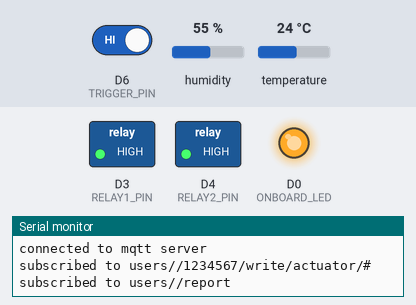
Simulated run of this sketch. Board: ESP8266 (NodeMCU). On the bench: switched loads named in the sketch (green lamp = pin HIGH), output pins drawn as LEDs (lit = HIGH), the last lines printed to the serial monitor. Inputs (shaded band) come from the test bench; at power-on: D6 (TRIGGER_PIN) HIGH, humidity 55 %, temperature 24 °C. WiFi joins after 1.5 s; servers stay silent unless stated; storage starts empty; no MQTT or app messages arrive unless stated.

Above: at 4.9 s.
5.0 s: D6 (TRIGGER_PIN) driven LOW
At 10.07 s:
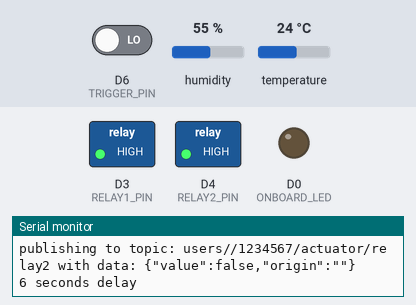
18.5 s: D6 (TRIGGER_PIN) driven HIGH
At 19.0 s:
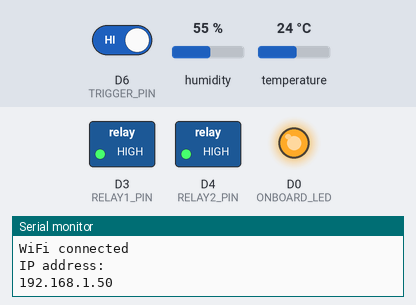
Timing chart, 0 to 21.5 s (numbered marks = the images above; inputs shaded):
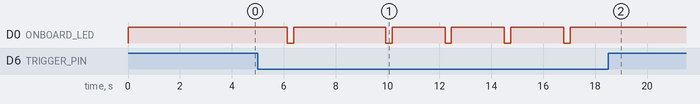

The sketch:

arduino-soft-ap-mqtt.ino
```cpp
#include <FS.h> //this needs to be first, or it all crashes and burns...
#include <ESP8266WiFi.h> //https://github.com/esp8266/Arduino
#include <WiFiManager.h> //https://github.com/tzapu/WiFiManager
#include <ArduinoJson.h> //https://github.com/bblanchon/ArduinoJson
#include <PubSubClient.h> //https://github.com/knolleary/pubsubclient
#include <ESP8266WebServer.h>
#include <DNSServer.h>
#include <DHT.h>


//define pins variables
#define TRIGGER_PIN D6 //nodemcu notation
#define ONBOARD_LED D0 //nodemcu notation
#define DHTPIN D5 // what pin we’re connected to
#define RELAY1_PIN D3 //nodemcu notation
#define RELAY2_PIN D4 //nodemcu notation

//mqtt config variables
WiFiClient espClient;
PubSubClient client(espClient);
int  mqtt_port = 1883;
char mqtt_srvr[40] = "192.168.0.14";
char mqtt_user[40];
char mqtt_pass[40];
char mqtt_alias[40];
char relay1_alias[40] = "relay1";
char relay2_alias[40] = "relay2";

//set dht pin and model
DHT dht(DHTPIN, DHT11,15);

int loopCounter;
// The extra parameters to be configured (can be either global or just in the setup)
// After connecting, parameter.getValue() will get you the configured value
// id/name placeholder/prompt default length
WiFiManagerParameter custom_mqtt_user("mqtt_user", "mqtt user", mqtt_user, 40);
WiFiManagerParameter custom_mqtt_pass("mqtt_password", "mqtt password", mqtt_pass, 40);
WiFiManagerParameter custom_mqtt_alias("mqtt_alias", "mqtt_alias", mqtt_alias, 40);
WiFiManagerParameter custom_relay1_alias("relay1_alias", "relay1_alias", relay1_alias, 40);
WiFiManagerParameter custom_relay2_alias("relay2_alias", "relay2_alias", relay2_alias, 40);

//flag for saving data to the filesystem
bool shouldSaveConfig = false;
String clientId;

void setup() {
  //set the pin modes
  pinMode(TRIGGER_PIN, INPUT);
  pinMode(ONBOARD_LED, OUTPUT);
  pinMode(RELAY1_PIN, OUTPUT);
  pinMode(RELAY2_PIN, OUTPUT);
  digitalWrite(RELAY1_PIN, HIGH); //realay off
  digitalWrite(RELAY2_PIN, HIGH); //realay off
  digitalWrite(ONBOARD_LED, HIGH);
  clientId = String(ESP.getChipId());
  Serial.begin(115200);
  Serial.println("\n Starting");
  delay(10);
  dht.begin();//init dht sensor
  client.setServer(mqtt_srvr, mqtt_port);//start the mqtt client
  client.setCallback(callback);
  loadFSconfig(); //load the configuration from the filesystem
  loopCounter = 0;
}


void loop() {
  //when config button is pressed start in AP mode
  if ( digitalRead(TRIGGER_PIN) == LOW ) {
    startAPConfigPortal(); //enter on a blocking loop until is connected
  }

  if (shouldSaveConfig) {
    //set mqtt_pass and mqtt_user with the AP form inputs values
    strcpy(mqtt_pass, custom_mqtt_pass.getValue());
    strcpy(mqtt_user, custom_mqtt_user.getValue());
    strcpy(mqtt_alias, custom_mqtt_alias.getValue());

    Serial.println("saving config");
    //DynamicJsonBuffer jsonBuffer;
    StaticJsonBuffer<200> jsonBuffer;
    JsonObject& json = jsonBuffer.createObject();
    json["mqtt_user"] = mqtt_user;
    json["mqtt_pass"] = mqtt_pass;
    json["mqtt_alias"] = mqtt_alias;

    File configFile = SPIFFS.open("/config.json", "w");
    if (!configFile) {
      Serial.println("failed to open config file for writing");
    }

    json.printTo(Serial);
    Serial.println("");

    json.printTo(configFile);
    configFile.close();
    shouldSaveConfig = false; //reset the saveConfigCallback flag
  }

  if(!client.connected()){
    Serial.print("Attempting MQTT connection...");

    // Attempt to connect
    Serial.print("mqtt_user=");
    Serial.print(mqtt_user);
    Serial.print(" mqtt_pass=");
    Serial.print(mqtt_pass);
    Serial.print(" mqtt_alias=");
    Serial.println(mqtt_alias);

    //if (client.connect(clientId.c_str(), mqtt_user, mqtt_pass)) {
    if (client.connect(clientId.c_str(), mqtt_user, mqtt_pass)) {
      Serial.println("connected to mqtt server");
      char relayTopic[40];
      char reportTopic[40];

      sprintf(relayTopic, "users/%s/%s/write/actuator/#", mqtt_user, clientId.c_str());
      sprintf(reportTopic, "users/%s/report", mqtt_user);
      client.subscribe(relayTopic);
      client.subscribe(reportTopic);
      Serial.print("subscribed to ");
      Serial.println(relayTopic);
      Serial.print("subscribed to ");
      Serial.println(reportTopic);
    } else {
      Serial.print("failed, rc=");
      Serial.print(client.state());
    }
  }else{
    client.loop();
    // Once connected, start publishing...
    float t= dht.readTemperature();
    float h= dht.readHumidity();
    int r1= digitalRead(RELAY1_PIN);
    int r2= digitalRead(RELAY2_PIN);
    char humidity[6];
    char temperature[6];
    char relay1[6];
    char relay2[6];

    //here we grab the last valid value
    if( !isnan(t) ){
      dtostrf(h,4, 2, humidity);
    }
    if( !isnan(t) ){
      dtostrf(t,4, 2, temperature);
    }

    if(r1 == HIGH){
      strcpy(relay1, "false");
    }else{
      strcpy(relay1, "true");
    }

    if(r2 == HIGH){
      strcpy(relay2, "false");
    }else{
      strcpy(relay2, "true");
    }

    char topic[40];
    char data[40];

    //three iterations before publishing
    loopCounter++;
    if(loopCounter == 3){
      //publish temperature
      sprintf(topic, "users/%s/%s/sensor/temperature", mqtt_user, clientId.c_str());
      sprintf(data, "{\"value\":%s,\"origin\":\"%s\"}", temperature, mqtt_alias);
      client.publish(topic, data);
      logPublish(topic, data);

      //publish humidity
      sprintf(topic, "users/%s/%s/sensor/humidity", mqtt_user, clientId.c_str());
      sprintf(data, "{\"value\":%s,\"origin\":\"%s\"}", humidity, mqtt_alias);
      client.publish(topic, data);
      logPublish(topic, data);

      //publish relay1
      sprintf(topic, "users/%s/%s/actuator/%s", mqtt_user, clientId.c_str(), relay1_alias);
      sprintf(data, "{\"value\":%s,\"origin\":\"%s\"}", relay1, mqtt_alias);
      client.publish(topic, data);
      logPublish(topic, data);

      //publish relay2
      sprintf(topic, "users/%s/%s/actuator/%s", mqtt_user, clientId.c_str(), relay2_alias);
      sprintf(data, "{\"value\":%s,\"origin\":\"%s\"}", relay2, mqtt_alias);
      client.publish(topic, data);
      logPublish(topic, data);

      loopCounter = 0;
      Serial.println("6 seconds delay");
    }
  }
  // Wait 2 seconds before looping
  delay(2000);
}

void logPublish(char* topic, char* payload){
  Serial.print("publishing to topic: ");
  Serial.print(topic);
  Serial.print(" with data: ");
  Serial.println(payload);
}

void startAPConfigPortal(){
  //blink the nodemcu onboard led to notify the user that the AP mode is on
  digitalWrite(ONBOARD_LED, LOW);
  delay(250);
  digitalWrite(ONBOARD_LED, HIGH);

  WiFiManager wifiManager;

  //set config save notify callback
  wifiManager.setSaveConfigCallback(saveConfigCallback);
  wifiManager.addParameter(&custom_mqtt_user);
  wifiManager.addParameter(&custom_mqtt_pass);
  wifiManager.addParameter(&custom_mqtt_alias);
  wifiManager.addParameter(&custom_relay1_alias);
  wifiManager.addParameter(&custom_relay2_alias);

  String apNetworkName = "iot-" + clientId;

  if (!wifiManager.startConfigPortal(apNetworkName.c_str())) {
    Serial.println("failed to connect and hit timeout");
    delay(3000);
    //reset and try again, or maybe put it to deep sleep
    ESP.reset();
    delay(5000);
  }

  //if you get here you have connected to the WiFi
  Serial.println("");
  Serial.println("WiFi connected");
  Serial.println("IP address: ");
  Serial.println(WiFi.localIP());
}

void saveConfigCallback(){
  Serial.println("Should save config");
  shouldSaveConfig = true;
}

//load the configuration from the file system
void loadFSconfig(){
  Serial.println("mounting FS...");

  if (SPIFFS.begin()) {
    Serial.println("mounted file system");
    if (SPIFFS.exists("/config.json")) {
      //file exists, reading and loading
      Serial.println("reading config file");
      File configFile = SPIFFS.open("/config.json", "r");
      if (configFile) {
        Serial.println("opened config file");
        size_t size = configFile.size();
        // Allocate a buffer to store contents of the file.
        std::unique_ptr<char[]> buf(new char[size]);

        configFile.readBytes(buf.get(), size);
        //DynamicJsonBuffer jsonBuffer;
        StaticJsonBuffer<200> jsonBuffer;
        JsonObject& json = jsonBuffer.parseObject(buf.get());
        json.printTo(Serial);
        if (json.success()) {
          Serial.println("\nparsed json");
          strcpy(mqtt_alias, json["mqtt_alias"]);
          strcpy(mqtt_user, json["mqtt_user"]);
          strcpy(mqtt_pass, json["mqtt_pass"]);
          Serial.print("mqtt_user=");
          Serial.print(mqtt_user);
          Serial.print(" mqtt_pass=");
          Serial.print(mqtt_pass);
          Serial.print(" mqtt_alias=");
          Serial.println(mqtt_alias);
        } else {
          Serial.println("failed to load json config");
        }
      }
    }
  } else {
    Serial.println("failed to mount FS");
  }
}

void callback(char* topic, byte* payload, unsigned int length) {
  Serial.print("Message arrived: ");
  Serial.print(topic);
  Serial.println();
  Serial.print("With payload: ");
  char payloadToChar[100];
  sprintf(payloadToChar, "%s", payload);
  for (int i=0;i<length;i++) {
    Serial.print((char)payload[i]);
  }

  Serial.println();

  char currentTopic[50];
  char * params;
  params = strtok(topic, "/");

  while (params != NULL){
    strcpy(currentTopic, params);
    params = strtok (NULL, "/");
  }

  Serial.print("Current topic: ");
  Serial.println(currentTopic);

  if(strcmp(currentTopic,"report") == 0){
    Serial.println("Registering device");
    char reportTopic[40];
    sprintf(reportTopic, "users/%s/%s/register", mqtt_user, clientId.c_str());
    client.publish(reportTopic, "{\"sensors\": [ \"temperature\",\"humidity\" ], \"actuators\": [\"cooler\", \"ligth\"]}");
  }

  if(strcmp(currentTopic,relay1_alias) == 0){
    Serial.println("Updating relay 1 state");
    StaticJsonBuffer<50> jsonBuffer;
    JsonObject& data = jsonBuffer.parseObject(payloadToChar);
    data.printTo(Serial);
    if(strcmp(data["value"],"true") == 0){
      digitalWrite(RELAY1_PIN, LOW);
    }else{
      digitalWrite(RELAY1_PIN, HIGH);
    }
  }

  if(strcmp(currentTopic,relay2_alias) == 0){
    Serial.println("Updating relay 2 state");
    StaticJsonBuffer<50> jsonBuffer;
    JsonObject& data = jsonBuffer.parseObject(payloadToChar);
    data.printTo(Serial);
    if(strcmp(data["value"],"true") == 0){
      digitalWrite(RELAY2_PIN, LOW);
    }else{
      digitalWrite(RELAY2_PIN, HIGH);
    }
  }
}
```

Measured:
- after the input at 5.0 s, D0 (ONBOARD_LED): goes LOW 0.25 s, HIGH 3.6 s, 3 × (LOW 0.25 s, HIGH 2.0 s), LOW 0.25 s, then HIGH, starting after 1.1 s
- after the input at 18.5 s, D0 (ONBOARD_LED): stops changing and stays HIGH
